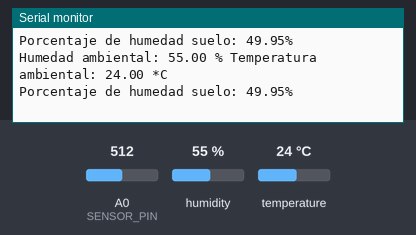
Recording of a sketch running on a simulated Arduino Uno, built with avr-gcc and run on an emulated ATmega328P. Parts: the last lines printed to the serial monitor. Inputs (shaded band) come from the test bench; at power-on: humidity 55 %, A0 (SENSOR_PIN) = 512, temperature 24 °C.

Above: at 5.8 s.
5.9 s: humidity set to 22 %
At 10.8 s:
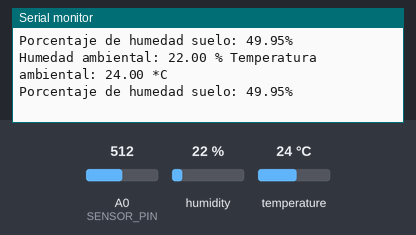
11.9 s: A0 (SENSOR_PIN) set to 716
At 16.7 s:
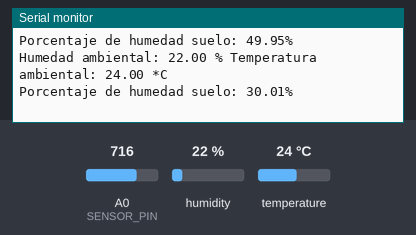
17.9 s: temperature set to 12 °C
At 21.4 s:
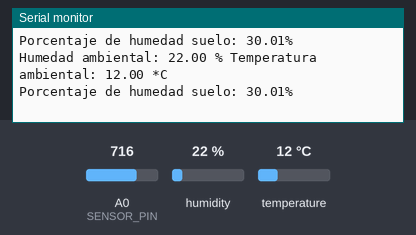
23.9 s: A0 (SENSOR_PIN) set to 900
At 26.1 s:
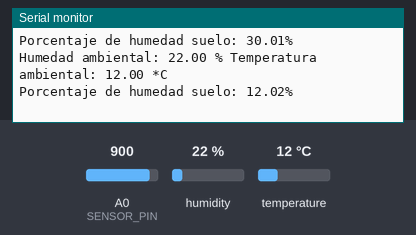
29.9 s: humidity set to 40 %
At 35.48 s:
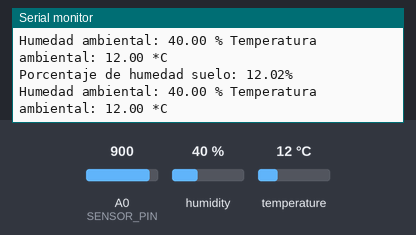
Timing chart, 0 to 36.9 s (numbered marks = the images above; inputs shaded):
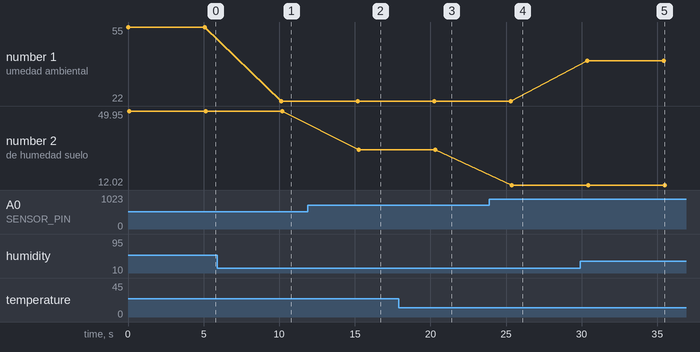

Measured:
- after the input at 5.9 s, the serial monitor: prints a new line after 4.2 s (image 1)
- after the input at 11.9 s, the serial monitor: prints a new line after 3.4 s (image 2)
- after the input at 17.9 s, the serial monitor: prints a new line after 2.4 s (image 3)
- after the input at 23.9 s, the serial monitor: prints a new line after 1.5 s (image 4)
- after the input at 29.9 s, the serial monitor: prints a new line after 0.46 s (image 5)
- plotted number 1: 55 → 22 after the input at 5.9 s, 22 → 40 after the input at 29.9 s
- plotted number 2: 49.95 → 30.01 after the input at 11.9 s, 30.01 → 12.02 after the input at 23.9 s

The sketch:

Prueba.ino
```cpp
// Librerías necesarias
#include <DHT.h>
//Constantes
#define SENSOR_PIN A0 // Pin analógico del Arduino al que está conectado el sensor HW-080
#define MIN_VALOR_SENSOR 0 // Valor mínimo del sensor HW-080
#define MAX_VALOR_SENSOR 1023 // Valor máximo del sensor HW-080
// Pin para el sensor DHT11
DHT dhtsensor(8, DHT11);

void setup() {
  // put your setup code here, to run once:
  Serial.begin(9600);
  //preparar libreria para comunicarse con el sensor
  dhtsensor.begin();
}

void loop() {
  //leer la humedad y temperatura se guardan en dos variables
  float h = dhtsensor.readHumidity();
  float t = dhtsensor.readTemperature();
  //revisar que las variables tengas un valor numerico
  if(isnan(h) || isnan(t)){
    Serial.println(F("Falla al leer el sensor"));
    return;
  }
  //imprimir la medida del sensor
  Serial.print(F("Humedad ambiental: "));
  Serial.print(h);
  Serial.print(F(" % "));
  Serial.print(F("Temperatura ambiental: "));
  Serial.print(t);
  Serial.println(" *C");
  //codigo para el sensor de humedad suelo
  int Valorsensor = analogRead(SENSOR_PIN); // Leer el valor analógico del sensor

  float porcentaje = ((float)Valorsensor - MAX_VALOR_SENSOR) * 100 / (MIN_VALOR_SENSOR - MAX_VALOR_SENSOR);
  porcentaje = constrain(porcentaje, 0, 100); // Asegurar que el porcentaje esté entre 0 y 100

  Serial.print("Porcentaje de humedad suelo: ");
  Serial.print(porcentaje);
  Serial.println("%");
   delay(5000); //esperar 2 segundos para volver a leer los datos de los sensores
}
```
